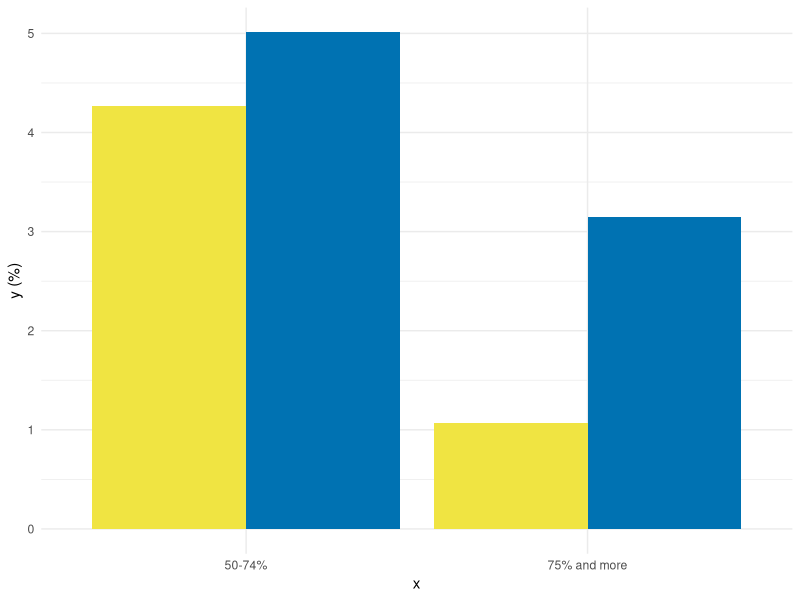

Generate this figure with R: (Note: this script raises an error after producing the figure.)
## ---- chunk 1
knitr::opts_chunk$set(echo = TRUE)
## ---- chunk 2
library(readxl)
library(dplyr)
library(ggplot2)
library(tidyr)
data<-read_excel("MUE.2022.for.LMU.xlsx")
data
data <- data %>% filter(!(E001 %in% c(-1, -9)))
data$E001<-as.character(data$E001)
data$E001 <- case_when(
  data$E001 == 1 ~ "less than 25%",
  data$E001 == 2 ~ "25-49%",
  data$E001 == 3 ~ "50-74%",
  data$E001 == 4 ~ "75% and more",
  data$E001 == -1 ~ "Don't know",
  data$E001 == -9 ~ "Not answered",
  TRUE ~ "Other"
  )
service<-subset(data,A003 %in% c(1,3,8,9,10,11,12,13,14,15,18,19))
service
manufacturing<-subset(data,A003 %in% c(2,4,5,6,7,16,17,20))
manufacturing
all_categories <- data.frame(E001 = 
                               factor(c("less than 25%", "25-49%", "50-74%", 
                                        "75% and more"),
                               levels=c("less than 25%", "25-49%", "50-74%",
                                        "75% and more")))
all_categories
service_counts <- table(service$E001)
service_counts
manufacturing_counts <- table(manufacturing$E001)
manufacturing_counts
all_service_counts <- merge(all_categories, data.frame(E001 = names(service_counts), Count = as.numeric(service_counts)))
all_service_counts[is.na(all_service_counts)]<-0
all_service_counts
all_manufacturing_counts <- merge(all_categories, data.frame(E001 = names(manufacturing_counts), Count = as.numeric(manufacturing_counts)))
all_manufacturing_counts[is.na(all_manufacturing_counts)]<-0
all_manufacturing_counts
all_service_counts$E001<-factor(all_service_counts$E001,levels = c("less than 25%", "25-49%", "50-74%", "75% and more"))
all_manufacturing_counts$E001<-factor(all_manufacturing_counts$E001,levels = c("Not answered","Don't know","less than 25%", "25-49%", "50-74%", "75% and more"))
all_categories$E001<-factor(all_categories$E001)
all_categories$E001
all_service_counts<-na.omit(all_service_counts)
all_service_counts
all_manufacturing_counts<-na.omit(all_manufacturing_counts)
all_manufacturing_counts
n<-nrow(all_service_counts)
new_order<-c(4,5,6,1,2,3)
all_service_counts_new<-all_service_counts[new_order, ]
all_service_counts_new
all_manufacturing_counts_new<-all_manufacturing_counts[new_order, ]
all_manufacturing_counts_new
service_total <- nrow(service)
manufacturing_total <- nrow(manufacturing)
service_total
manufacturing_total
service_percentages <- prop.table(table(service$E001)) * 100
manufacturing_percentages <- prop.table(table(manufacturing$E001)) * 100
percentages_df <- data.frame(
  Response = factor(names(service_percentages), levels = names(service_percentages)),
  Service_Industry = as.numeric(service_percentages),
  Manufacturing_Industry = as.numeric(manufacturing_percentages)
)
percentages_df <- percentages_df %>%
  pivot_longer(cols = c("Service_Industry", "Manufacturing_Industry"), names_to = "Industry", values_to = "Percentage")
order <- c("less than 25%", "25-49%", "50-74%", "75% and more")
percentages_df$Response <- factor(percentages_df$Response, levels = order)
percentages_df<-na.omit(percentages_df)
percentages_df

q4.2<- percentages_df%>%
  filter(Response!="less than 25%",Response!="25-49%")%>%
ggplot(aes(x = Response, y = Percentage, fill = Industry)) +
  geom_bar(stat = "identity", position = "dodge") +
  labs(x = "x",
       y = "y (%)") +
  theme_minimal() +
  scale_fill_manual(labels = c("Manufacturing","Service"),   values=c("#F0E442","#0072B2"))+
  guides(fill=FALSE)

ggplot(percentages_df, aes(x = Response, y = Percentage, fill = Industry)) +
  geom_bar(stat = "identity", position = "dodge") +
  labs(title = "Percent of employees engaged in volunteering activity
in the service industry versus the manufacturing industry",
subtitle = "y-Axis: The percent of companies is given as a proportion of the 
total number of compnies in their industry type",
       x = "Percent of employees engaged",
       y = "Percent of compsanies") +
  theme_minimal() +
  scale_fill_manual(name ="Industry type:", labels = c("Manufacturing","Service"),   values=c("#F0E442","#0072B2"))+
theme(title=element_text(size = 15),axis.title = element_text(size = 14),axis.text= element_text(colour="black", size = 10), legend.text=element_text(size = 13),legend.title=element_text(size = 14))+
  inset_element(q4.2,left = 0.5,bottom = 0.4, right = 0.9, top = 0.95)

ggsave("4question.jpeg",device = "jpeg",width = 9,height = 6)
